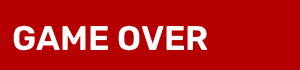
#> input picture assets/game_over.png, 300 x 70 px; its folder holds only this picture in this run
$ python -i observer.py   (imports and definitions only)   (older library calls are emulated)
#> lines starting #> are read from the running program, lines starting #| are printed output that depends on the picture
#> further down, picture is the input picture: shape (70, 300, 3); mean B, G, R 28.4, 28.4, 188.4
"""The critic: derive reward and termination from the raw game frame.

A game running behind a window exposes no API, so the reward function has to be
*inferred from pixels*. This module implements that inference:

* **Termination** -- ``cv2.matchTemplate`` against a saved crop of the
  game-over screen, or a banner-colour coverage check on a fixed region when no
  template is available. Detections are debounced over consecutive frames
  because a single-frame false positive would end the episode and poison the
  return.
* **Scoring** -- OCR of the score box with Tesseract when installed, otherwise
  a pixel-signature detector that rewards *changes* in the score box without
  needing to read the digits.

Reward shaping used below:

    r = step_reward                      (survival drip, dense signal)
      + score_reward * points_gained     (sparse task reward)
      + game_over_penalty  if terminal   (dominant negative)

The survival drip is what lets PPO make progress before it has ever scored;
the terminal penalty is large enough that the value function learns to avoid
death rather than farm the drip next to a hazard.
"""

from __future__ import annotations

import re
import warnings
from dataclasses import dataclass, field
from pathlib import Path
from typing import TYPE_CHECKING, Any, Protocol, runtime_checkable

import cv2
import numpy as np

from .config import HUDConfig, Region, RewardConfig
from .perception import BGRFrame, crop_region
from .vlm_client import query_vlm, rescale_boxes

if TYPE_CHECKING:
    from .cognitive import CognitiveState, CognitiveSupervisor

_DIGITS = re.compile(r"\d+")


# [3 lines that did not run here, left out]


# [10 lines that did not run here, left out]


# ---------------------------------------------------------------------------
# Game-over detection
# ---------------------------------------------------------------------------
@runtime_checkable
class GameOverDetector(Protocol):
    def detect(self, frame: BGRFrame) -> tuple[bool, float]:
        """Return ``(is_game_over, confidence)`` for one frame."""
        ...


class TemplateGameOverDetector:
    """Normalised matching against a saved game-over crop.

    Robust to minor scaling/anti-aliasing differences, and tolerant of the
    background changing around the banner.

    Correlation (``TM_CCOEFF_NORMED``) is the right measure for a banner with
    text or artwork in it, but it is undefined for a template with no variance:
    both terms of the correlation coefficient vanish and OpenCV returns 0.0 for
    a *perfect* match just as it does for a total mismatch. A user who
    calibrates against a plain colour block would get a detector that can never
    fire, silently disabling termination. For such templates we switch to
    squared-difference matching, which compares absolute intensities and so
    still separates the two cases.
    """

    _FLAT_TEMPLATE_STD = 1e-3

    # [27 lines left out: functions __init__, detect, not called in this run]


class ColorGameOverDetector:
    """Solid-colour coverage check on a fixed region.

    Most games paint a banner or dim the playfield on death, so the test is
    "what fraction of this region is the game-over colour?".

    Deliberately *not* a mean-colour test. Averaging the region first, then
    averaging the per-channel distances, lets one badly mismatched channel be
    diluted by two close ones: on the bundled game a handful of red obstacles
    drifting through the region pulled the mean close enough to the dark-red
    banner to fire on 7% of ordinary gameplay frames, ending episodes that were
    still alive and charging the agent the full death penalty. Counting pixels
    that match on *every* channel cannot be fooled that way, because sprites
    never cover most of the region.
    """

    def __init__(self, reward: RewardConfig) -> None:
        self._reward = reward
        self._target = np.asarray(reward.game_over_color_bgr, dtype=np.int16)

    # [10 lines left out: function detect, not called in this run]


# [266 lines that did not run here, left out]


# [33 lines that did not run here, left out]


# ---------------------------------------------------------------------------
# Score detection
# ---------------------------------------------------------------------------
@runtime_checkable
class ScoreSignal(Protocol):
    def reset(self) -> None: ...

    def update(self, frame: BGRFrame) -> tuple[float, int | None]:
        """Return ``(points_gained, absolute_score_or_None)``."""
        ...


# [17 lines left out: function _binarise_score_box, not called in this run]


class OcrScoreSignal:
    """Read the score with Tesseract and reward the increase.

    Only forward jumps up to ``max_score_delta`` are rewarded: a misread such as
    ``7 -> 771`` would otherwise hand the agent a huge bogus reward, and a
    counter reset to 0 must not be punished as a negative reward.
    """

    # [9 lines left out: function __init__, not called in this run]

    def reset(self) -> None:
        self._last_score = None

    # [29 lines left out: functions update, _read_score, not called in this run]


class PixelChangeScoreSignal:
    """Dependency-free score detector: reward *any* change in the score box.

    We cannot know how many points were awarded, so each changed frame counts
    as one point. That is enough for the policy gradient -- the agent only needs
    the event to be correlated with good behaviour -- but it does undercount
    when a game awards several points in the same frame. Install Tesseract if
    the exact delta matters.
    """

    # [5 lines left out: function __init__, not called in this run]

    def reset(self) -> None:
        self._last_mask = None

    # [47 lines left out: functions update, build_score_signal, not called in this run]


# ---------------------------------------------------------------------------
# Autonomous HUD Detection & VLM Observer Interface
# ---------------------------------------------------------------------------
@dataclass
class DetectedHUDRegions:
    """Estimated bounding regions for core game HUD elements."""

    score_region: Region | None = None
    lives_region: Region | None = None
    game_over_region: Region | None = None
    confidence: float = 0.0
    method: str = "none"


class VLMObserverInterface:
    """Interacts with local OpenAI-compatible or Ollama Vision-Language Models (e.g. Qwen2.5-VL, MiniCPM)."""

    def __init__(self, hud_config: HUDConfig) -> None:
        self.config = hud_config

    # [49 lines left out: function detect_hud, not called in this run]


class AutonomousHUDDetector:
    """Zero-shot autonomous HUD extraction.

    Uses high-speed visual saliency, edge contrast, and OCR/glyph clustering in typical
    HUD bands (top-left, top-right, bottom), with optional VLM integration.
    """

    def __init__(self, hud_config: HUDConfig | None = None) -> None:
        self.config = hud_config or HUDConfig()
        self.vlm = VLMObserverInterface(self.config)

    def detect_hud(self, frame: BGRFrame) -> DetectedHUDRegions:
        """Perform zero-shot HUD detection with VLM or heuristic fallback."""
        if self.config.use_vlm:
            vlm_res = self.vlm.detect_hud(frame)
            if vlm_res is not None and vlm_res.score_region is not None:
                return vlm_res

        return self._heuristic_detect(frame)

    def _heuristic_detect(self, frame: BGRFrame) -> DetectedHUDRegions:
        """Heuristic HUD detector running locally with zero external network dependencies."""
        h, w = frame.shape[:2]
#> h = 70; w = 300
        gray = cv2.cvtColor(frame, cv2.COLOR_BGR2GRAY) if frame.ndim == 3 else frame
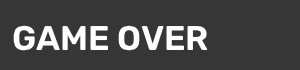
#> gray: shape (70, 300); min 54, max 255, mean 76.4

        # Typical HUD regions are located in top band (0 to 18% of height)
        # or bottom band (88% to 100% of height)
        top_band_h = max(20, int(h * 0.18))
#> top_band_h = 20
        top_band = gray[:top_band_h, :]
#> top_band: shape (20, 300); every value is 54

        # Look for text-like contours or high-contrast digit clusters in top band
        # 1. Edge & gradient analysis
        grad_x = cv2.Sobel(top_band, cv2.CV_16S, 1, 0, ksize=3)
#> grad_x: shape (20, 300) int16; every value is 0
        abs_grad_x = cv2.convertScaleAbs(grad_x)
#> abs_grad_x: shape (20, 300); every value is 0
        _, thresh = cv2.threshold(abs_grad_x, 0, 255, cv2.THRESH_BINARY | cv2.THRESH_OTSU)

        # Close horizontally to merge character glyphs into words/numbers
        morph_k = cv2.getStructuringElement(cv2.MORPH_RECT, (9, 3))
        connected = cv2.morphologyEx(thresh, cv2.MORPH_CLOSE, morph_k)

        contours, _ = cv2.findContours(connected, cv2.RETR_EXTERNAL, cv2.CHAIN_APPROX_SIMPLE)
#> contours = []

        candidate_regions: list[tuple[int, int, int, int]] = []
        for cnt in contours:
            x, y, cw, ch = cv2.boundingRect(cnt)
            # Filter contours matching typical HUD digit/label ratios
            if 10 <= cw <= int(w * 0.4) and 8 <= ch <= top_band_h:
                candidate_regions.append((x, y, cw, ch))
#> this loop made 0 passes
#> after the loop, candidate_regions = []

        score_reg: Region | None = None
        lives_reg: Region | None = None

        if candidate_regions:
            # Sort left to right
            candidate_regions.sort(key=lambda r: r[0])
            # The first prominent candidate in top-left or top-right is usually score
            first = candidate_regions[0]
            # Add small padding
            pad = 2
            score_reg = Region(
                left=max(0, first[0] - pad),
                top=max(0, first[1] - pad),
                width=min(w - first[0], first[2] + 2 * pad),
                height=min(h - first[1], first[3] + 2 * pad),
            )
            if len(candidate_regions) > 1:
                second = candidate_regions[-1]
                lives_reg = Region(
                    left=max(0, second[0] - pad),
                    top=max(0, second[1] - pad),
                    width=min(w - second[0], second[2] + 2 * pad),
                    height=min(h - second[1], second[3] + 2 * pad),
                )
        else:
            # Default fallback: top-left corner band for score
            score_reg = Region(left=8, top=4, width=min(180, w // 2), height=min(36, h // 5))

        # Default fallback for game-over: centered banner
        banner_w = int(w * 0.6)
#> banner_w = 180
        banner_h = int(h * 0.25)
#> banner_h = 17
        go_reg = Region(
            left=(w - banner_w) // 2,
            top=(h - banner_h) // 2,
            width=banner_w,
            height=banner_h,
        )

        return DetectedHUDRegions(
            score_region=score_reg,
            lives_region=lives_reg,
            game_over_region=go_reg,
            confidence=0.75 if candidate_regions else 0.5,
            method="heuristic",
        )


# ---------------------------------------------------------------------------
# Observer
# ---------------------------------------------------------------------------
@dataclass
class FrameVerdict:
    """Everything the environment needs to know about one frame."""

    reward: float
    terminated: bool
    points: float = 0.0
    score: int | None = None
    game_over_confidence: float = 0.0
    frame_diff: float = 0.0
    is_idle: bool = False
    info: dict[str, Any] = field(default_factory=dict)


# [207 lines that did not run here, left out]

>>> import cv2
>>> picture = cv2.imread('../assets/game_over.png')
>>> result = AutonomousHUDDetector().detect_hud(picture)
